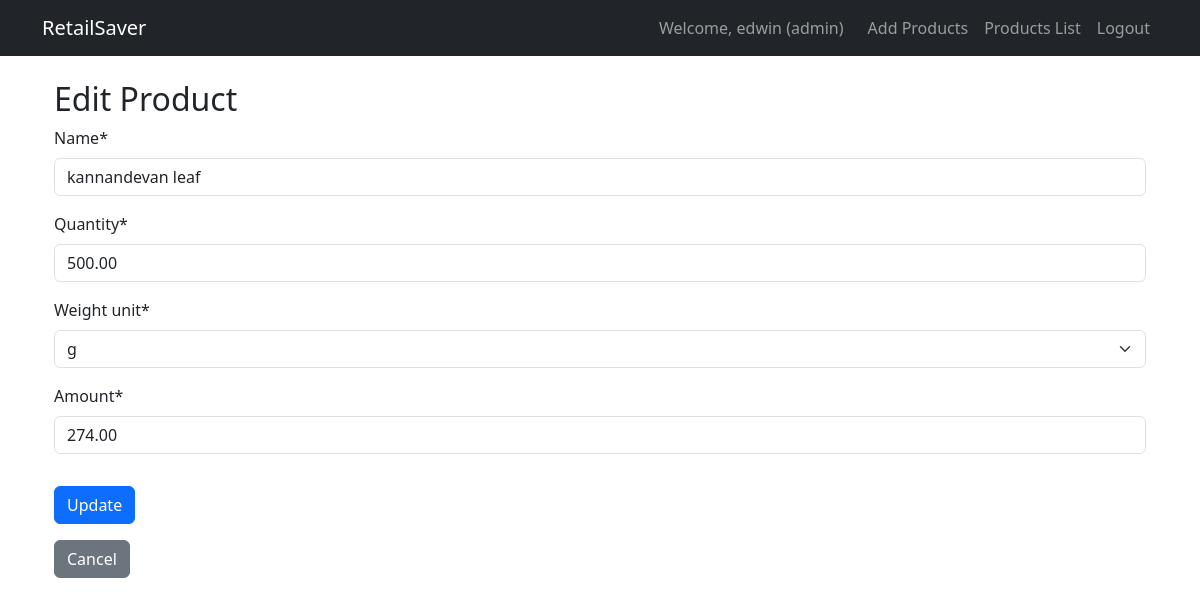
/products/37/update/ (signed in), run on the app's committed database.
### accounts/models.py (models this page shows, shortened)
class CustomUser(AbstractUser):
    ROLE_CHOICES = [
        ('admin', 'Admin'),
    ]
    role = models.CharField(max_length=10, choices=ROLE_CHOICES, default='admin')

### products/models.py (models this page shows, shortened)
class Product(models.Model):
    UNIT_CHOICES = [
        ('g', 'g'),
        ('kg', 'kg'),
        ('ml', 'ml'),
        ('l', 'l'),
        ('packet', 'packet'),
    ]
    name = models.CharField(max_length=200)
    quantity = models.DecimalField(max_digits=10, decimal_places=2)
    weight_unit = models.CharField(max_length=10, choices=UNIT_CHOICES, default='g')
    amount = models.DecimalField(max_digits=10, decimal_places=2)  # Price
    user = models.ForeignKey(User, on_delete=models.CASCADE)
    date_added = models.DateTimeField(default=timezone.now)
    class Meta:
        ordering = ['-date_added']

### products/views.py (the view, shortened to what this page needs)
# urls.py: path('<int:pk>/update/', views.ProductUpdateView.as_view(), name='product_update'),
class ProductUpdateView(AdminRequiredMixin, UpdateView):
    model = Product
    form_class = ProductForm
    template_name = 'products/product_form.html'
    success_url = reverse_lazy('product_list')
    def get_queryset(self):
        return Product.objects.filter(user=self.request.user)

### products/forms.py
class ProductForm(forms.ModelForm):
    class Meta:
        model = Product
        fields = ['name', 'quantity', 'weight_unit', 'amount']
        widgets = {
            'name': forms.TextInput(attrs={'class': 'form-control', 'placeholder': 'e.g., Red Apple'}),
            'quantity': forms.NumberInput(attrs={'class': 'form-control', 'placeholder': 'e.g., 1'}),
            'amount': forms.NumberInput(attrs={'class': 'form-control', 'placeholder': 'e.g., 5'}),
        }
    def __init__(self, *args, **kwargs):
        super().__init__(*args, **kwargs)
        self.helper = FormHelper()
        self.helper.add_input(Submit('submit', 'Save Product', css_class='btn btn-primary w-100'))
        self.fields['weight_unit'].widget.attrs['class'] = 'form-select'

### products/views.py (called while the page is built)
    def dispatch(self, request, *args, **kwargs):
        if not request.user.is_authenticated:
            messages.warning(request, 'You must be logged in to access this page.')
            return HttpResponseRedirect(reverse_lazy('login'))
        if not hasattr(request.user, 'role') or request.user.role != 'admin':
            messages.warning(request, 'No permission to access this page.')
            return HttpResponseRedirect(reverse_lazy('login'))
        return super().dispatch(request, *args, **kwargs)

### products/templates/products/product_form.html (shortened to what this page needs)
{% extends 'home.html' %}
{% load crispy_forms_tags %}
{% block content %}
<div class="container mt-4">
    <h2>{% if form.instance.pk %}Edit{% else %}Add{% endif %} Product</h2>
    <form method="post">
        {{ form|crispy }}
        <button type="submit" class="btn btn-primary mt-3">
            {% if form.instance.pk %}Update{% else %}Submit{% endif %}
        </button>
    </form>
    <a href="{% url 'product_list' %}" class="btn btn-secondary mt-3">Cancel</a>
</div>
{% endblock %}

### templates/home.html (shortened to what this page needs)
<!DOCTYPE html>
<html lang="en">
<head>
    <link href="https://cdn.jsdelivr.net/npm/bootstrap@5.3.0/dist/css/bootstrap.min.css" rel="stylesheet">
</head>
<body>
    <nav class="navbar navbar-expand-lg navbar-dark bg-dark">
        <div class="container">
            <a class="navbar-brand" href="{% url 'home' %}">RetailSaver</a>
            <div class="navbar-nav ms-auto">
                {% if user.is_authenticated %}
                    <span class="navbar-text me-3">Welcome, {{ user.username }} ({{ user.role }})</span>
                    <a class="nav-link" href="{% url 'product_create' %}">Add Products</a>
                    <a class="nav-link" href="{% url 'product_list' %}">Products List</a>
                    <a class="nav-link" href="{% url 'logout' %}">Logout</a>
                {% endif %}
            </div>
        </div>
    </nav>
    <div class="container mt-4">
        {% block content %}{% endblock %}
    </div>
</body>
</html>

### data on the page
CustomUser: username "edwin", role "admin"
Product: name "kannandevan leaf", quantity "500.00", weight_unit "g", amount "274.00"
